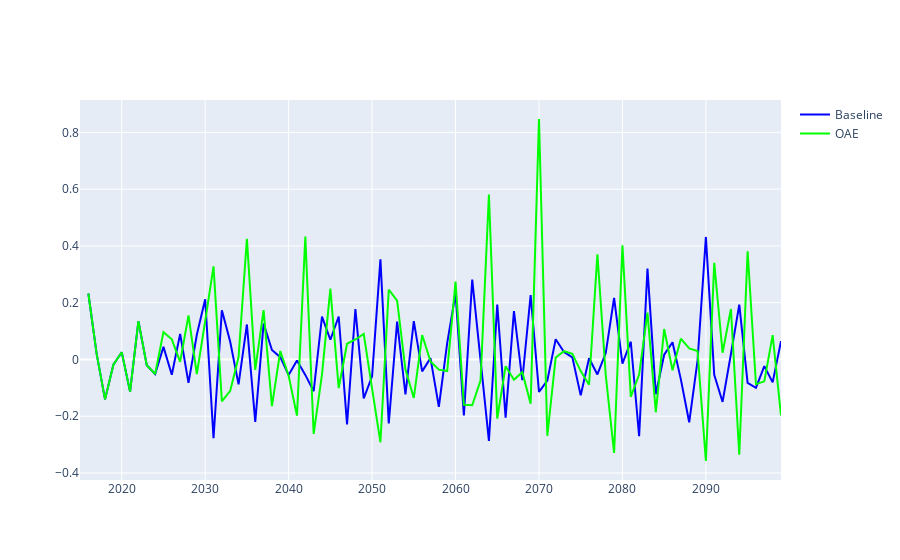

Write notebook code for a chart like this one.
### Code cell
fig = go.Figure()
fig.add_trace(go.Scatter(x=co2flux_amplitude_baseline_pct.year, y=co2flux_amplitude_baseline_pct['co2flux_cpl'],
                    mode='lines', line_color='#0000FF',
                    name='Baseline'))
fig.add_trace(go.Scatter(x=co2flux_amplitude_oae_pct.year, y=co2flux_amplitude_oae_pct['co2flux_cpl'],
                    mode='lines', line_color='#00FF00',
                    name='OAE'))
fig.show()
